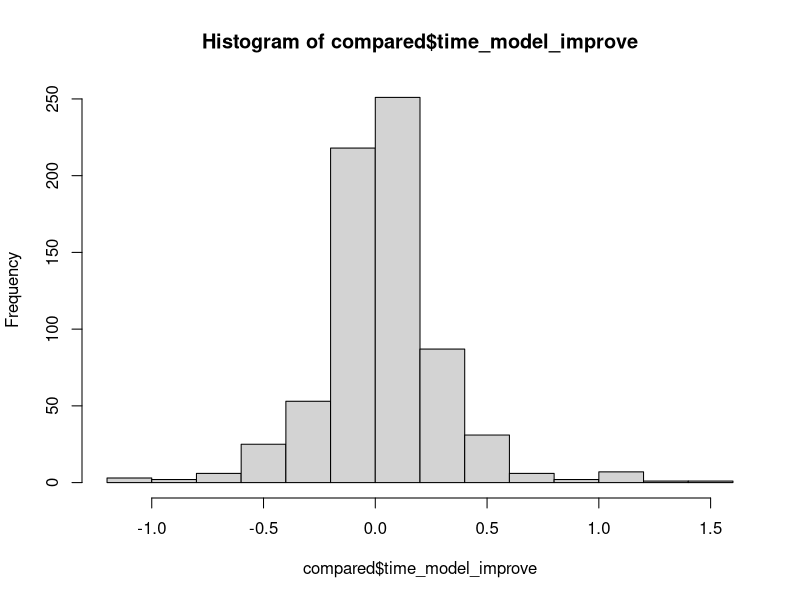
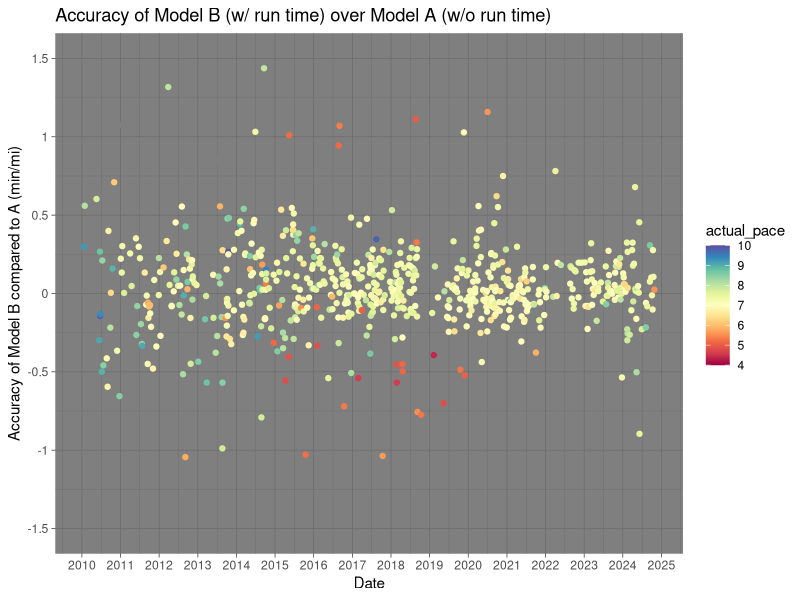
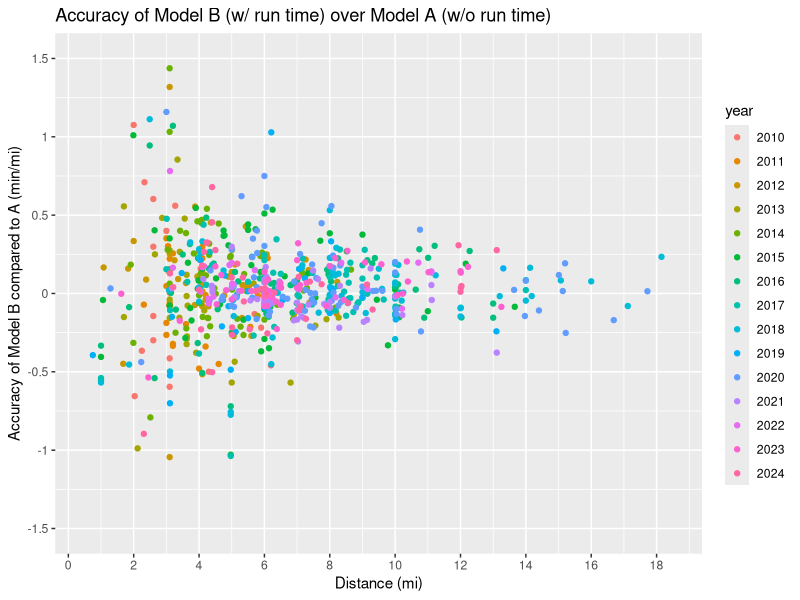

Source code (R) for these figures, in order:
### Running Through Random Forests

##### Setup #####
library(tidyverse)
library(ggplot2)
library(scales)
library(RColorBrewer)
library(randomForest)
require(caTools)
setwd("~/dolwick_project")
r_data <- read_csv("clean.csv")

##### Attempt No. 1 (aka Model A) -- without runtime #####
runs <- r_data[,-3] %>%
  filter(!is.na(pace_min))

sample_run = sample.split(runs$pace_min, SplitRatio = .75)
training = subset(runs, sample_run == TRUE)
testing  = subset(runs, sample_run == FALSE)

rf_run <- randomForest(
  pace_min ~ .,
  data=training,
  importance=TRUE
)
rf_run
#looks like it ran a regression and explained 48% of the variance
  #in the OOP data
print(rf_run$ntree)
  #number of decision trees = 500 (this is default)
print(rf_run$mse)
  #final mse = .45 (higher is worse)
#output showing importance of each feature
print(rf_run$importance)
#           %IncMSE IncNodePurity
# Date    0.4253743      460.3396
# Mileage 0.7311216      588.0173
# higher %IncMSE = more important variable
# for more info on interpreting these data:
  # https://stats.stackexchange.com/questions/162465/in-a-random-forest-is-larger-incmse-better-or-worse


#predicting the pace of my runs I think lol
pred_run = predict(rf_run, newdata=testing[-3])

#looking at the predicted values of each run in the test sample
testingpred <- testing
testingpred$pred <- pred_run

##### Attempt No. 2 (aka Model B) -- with runtime #####
runs2 <- r_data %>%
  separate(time_corr, c("h", "m", "s"), sep = ":") %>%
  filter(!is.na(pace_min))

runs2$h <- as.numeric(runs2$h)
runs2$m <- as.numeric(runs2$m)
runs2$s <- as.numeric(runs2$s)

sample_run2 = sample.split(runs2$pace_min, SplitRatio = .75)
training2 = subset(runs2, sample_run == TRUE)
testing2  = subset(runs2, sample_run == FALSE)

rf_run2 <- randomForest(
  pace_min ~ .,
  data=training2,
  importance=TRUE
)
rf_run2
  #54.28% var explained ... better than last time
print(rf_run2$mse)
  #final mse = .39 ... better than last time
print(rf_run2$importance)
#            %IncMSE IncNodePurity
# Date    0.17894620     146.93419
# Mileage 0.71264641     238.39583
# h       0.32321526      34.68238
# m       1.04332152     207.14858
# s       0.01125933      49.66407
# the minutes variable was unsurprisingly very important
# minutes and mileage were most important
  # given how pace is calculated, this makes sense

#predicting the pace of my runs
pred_run2 = predict(rf_run2, newdata=testing2[-6])

#looking at the predicted values of each run in the test sample
testingpred2 <- testing2
testingpred2$pred_w_time <- pred_run2

##### Comparing the Two Models #####
compare <- full_join(testingpred, testingpred2)
compare <- compare %>% select(1:2,5:7,3:4,8)

colnames(compare)[6] <- "actual_pace"
colnames(compare)[7] <- "rfpred_pace"
colnames(compare)[8] <- "rfpred_pace_w_time"

compared <- compare %>%
  mutate(wo_time_error = abs(rfpred_pace - actual_pace)) %>%
  mutate(w_time_error = abs(rfpred_pace_w_time - actual_pace)) %>%
  mutate(time_model_improve = wo_time_error - w_time_error)

##### Graphing the Model Comparisons #####
hist(compared$time_model_improve)

myPalette <- colorRampPalette(brewer.pal(11, "Spectral"))
sc <- scale_colour_gradientn(colors = myPalette(100), limits=c(4, 10))

ggplot(data = compared) + 
  geom_point(mapping = aes(x = Date, y = time_model_improve,
                           color = actual_pace)) + 
  sc +
  theme_dark() +
  scale_x_date(breaks = "years", date_labels = "20%y") +
  scale_y_continuous(name = "Accuracy of Model B compared to A (min/mi)",
                     breaks = c(-1.5,-1,-0.5,0,0.5,1,1.5), 
                     labels = c(-1.5,-1,-0.5,0,0.5,1,1.5),
                     limits = c(-1.51,1.51)) +
  ggtitle("Accuracy of Model B (w/ run time) over Model A (w/o run time) ")


compared_A <- compared %>%
  separate(Date, c("year", "month", "day"), sep = "-")

ggplot(data = compared_A) + 
  geom_point(mapping = aes(x = Mileage, y = time_model_improve,
                           color = year)) +
  scale_x_continuous(name = "Distance (mi)",
                     breaks = c(0,2,4,6,8,10,12,14,16,18), 
                     labels = c(0,2,4,6,8,10,12,14,16,18),
                     limits = c(0.5,18.5)) +
  scale_y_continuous(name = "Accuracy of Model B compared to A (min/mi)",
                     breaks = c(-1.5,-1,-0.5,0,0.5,1,1.5), 
                     labels = c(-1.5,-1,-0.5,0,0.5,1,1.5),
                     limits = c(-1.51,1.51)) +
  ggtitle("Accuracy of Model B (w/ run time) over Model A (w/o run time) ")
